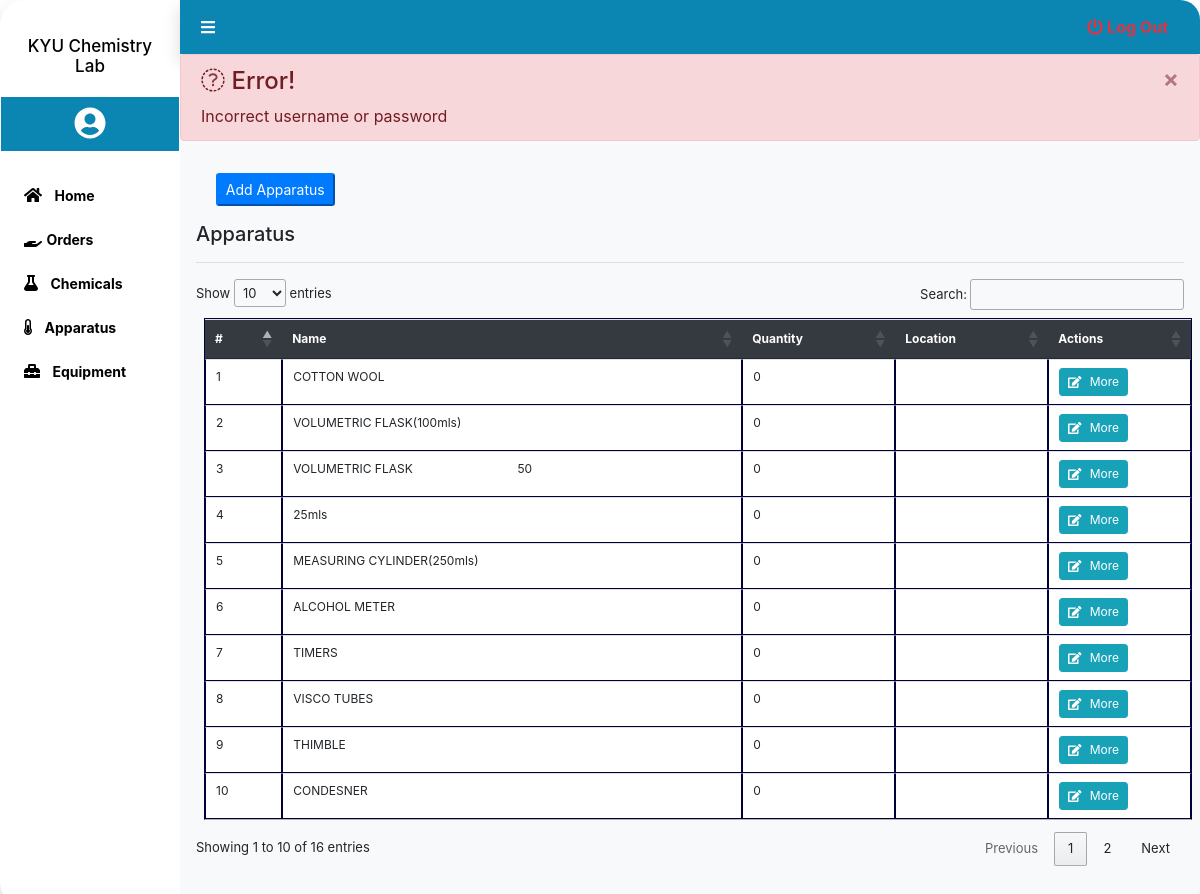
Screenshot of /admin/apparatus.php (signed in) with the database file from the repository.
### tables this page shows
CREATE TABLE `apparatus` (
  `id` int(11) NOT NULL,
  `name` varchar(50) NOT NULL,
  `quantity` int(5) NOT NULL,
  `location` varchar(30) NOT NULL,
  `modification_date` date NOT NULL
);

### admin/apparatus.php (the view, shortened to what this page needs)
<?php
include('./includes/session.php');
include('./includes/header.php');
?>
<div class="main shadow">
    <?php
        include('./includes/sidebar.php');
    ?>
    <div class="content bg-light">
        <?php include('./includes/navbar.php') ?>
        <div class="message">
            <?php
                if(isset($_SESSION['error'])){
                echo "
                    <div class='alert alert-danger alert-dismissible'>
                    <button type='button' class='close' data-dismiss='alert' aria-hidden='true'>&times;</button>
                    <h4><i class='icon fa fa-warning'></i> Error!</h4>
                    ".$_SESSION['error']."
                    </div>
                ";
                }
            ?>
        </div>
        <div class="inner-content mt-2 p-3">
            <div class="header" style="display: flex;">
                <button class="btn-primary add-apparatus mb-2 btn-sm pull-right" style="margin-left: 2%;">Add Apparatus</button>
            </div>
            <div class="row" id="table-section" style="font-size:13px;">
                <div class="col-12 tables mt-2">
                    <div class="apparatus">
                        <div class="header">
                            <h5>Apparatus</h5>
                            <hr>
                        </div>
                        <table class="table bg-white m-2" id="table">
                            <thead class = "bg-dark">
                                <tr class="text-white">
                                    <th scope="col">#</th>
                                    <th scope="col">Name</th>
                                    <th scope="col">Quantity</th>
                                    <th scope="col">Location</th>
                                    <th scope="col">Actions</th>
                                </tr>
                            </thead>
                            <tbody>
                                <?php
                                    if($_SESSION['role'] === "Laboratory Technician")
                                    {
                                        $location = $user['assigned_lab'];
                                        $result = $conn->query("select * from apparatus where location='$location'");
                                    }
                                    else
                                    {
                                        $result = $conn->query("select * from apparatus");
                                    }
                                    $count = 1;
                                    while($row = $result->fetch_assoc())
                                    {
                                ?>
                                <tr>
                                    <td scope="row"><?= $count; ?></td>
                                    <td><?= $row['name']; ?></td>
                                    <td><?= $row['quantity']; ?></td>
                                    <td><?= $row['location']; ?></td>
                                    <td>
                                        <a href="" style="font-size: 12px;" class="more2 btn btn-sm btn-info" id="<?= $row['id']; ?>"><i class="fas fa-edit     mr-2"></i>More</a>
                                    </td>
                                </tr>
                                <?php
                                    $count ++;
                                }
                                ?>
                            </tbody>
                        </table>
                    </div>
                </div>
            </div>
        </div>
    </div>
</div>
<?php
include('./includes/footer.php');
?>

### admin/includes/css/header.css (style rules this page uses)
.main { margin: 0px; height: 98vh; border-radius: 20px; display: flex; overflow: hidden; position: relative; }
a { text-decoration: none; }
.content { width: 85%; }
a { list-style-type: none; }
table, table tbody td { border: 1px solid rgb(0, 0, 58); font-size: 12px; }
.content .inner-content { height: 90vh; overflow: hidden; overflow-y: scroll; padding: 20px; }
.tables { width: 100%; }

### rows the page displays
apparatus: name "COTTON WOOL", quantity "0"
apparatus: name "VOLUMETRIC FLASK(100mls)", quantity "0"
apparatus: name "VOLUMETRIC FLASK 50", quantity "0"
apparatus: name "25mls", quantity "0"
apparatus: name "MEASURING CYLINDER(250mls)", quantity "0"
apparatus: name "ALCOHOL METER", quantity "0"
apparatus: name "TIMERS", quantity "0"
apparatus: name "VISCO TUBES", quantity "0"
apparatus: name "THIMBLE", quantity "0"
apparatus: name "CONDESNER", quantity "0"

### other values shown
$_SESSION['error'] "Incorrect username or password"
